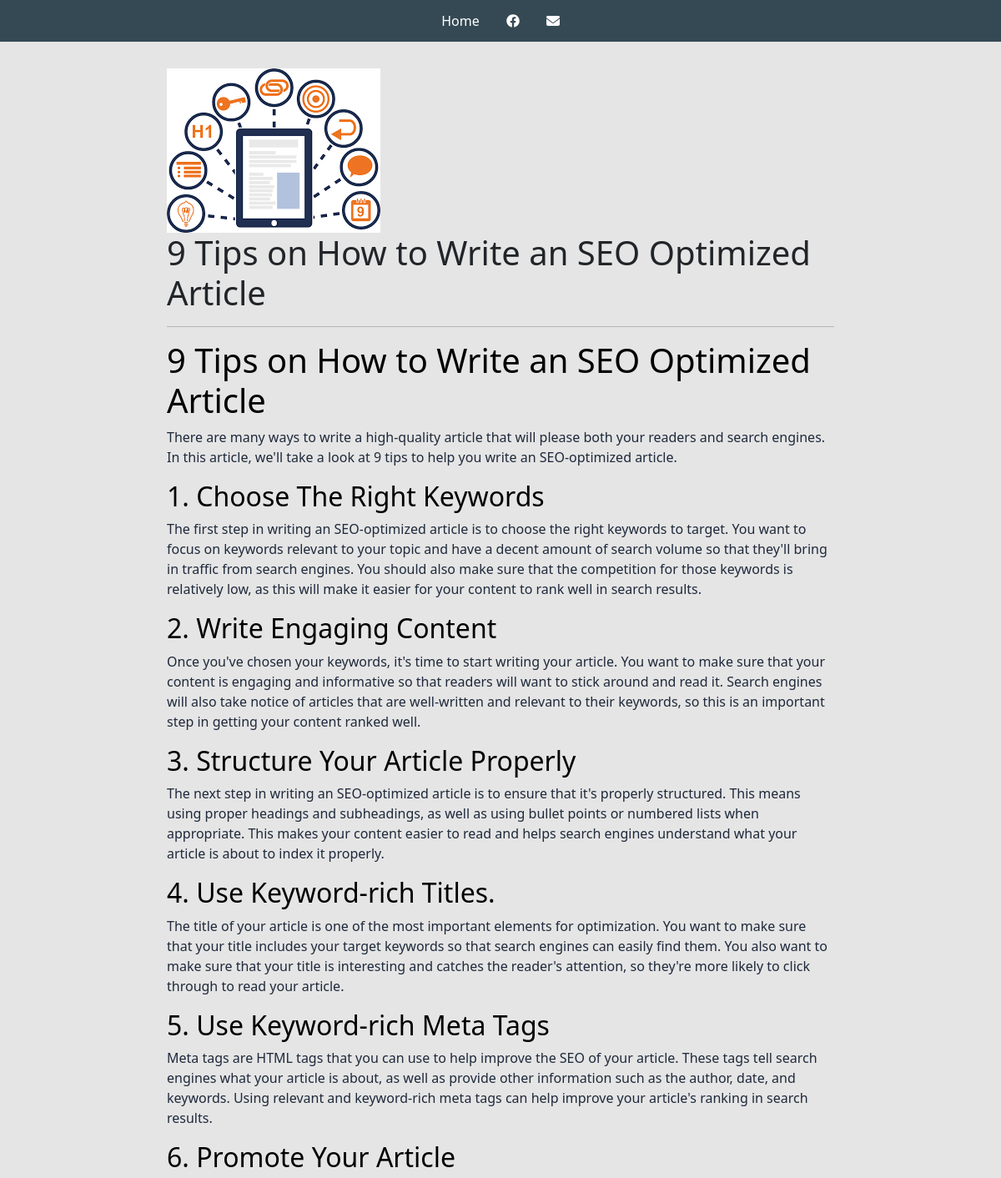
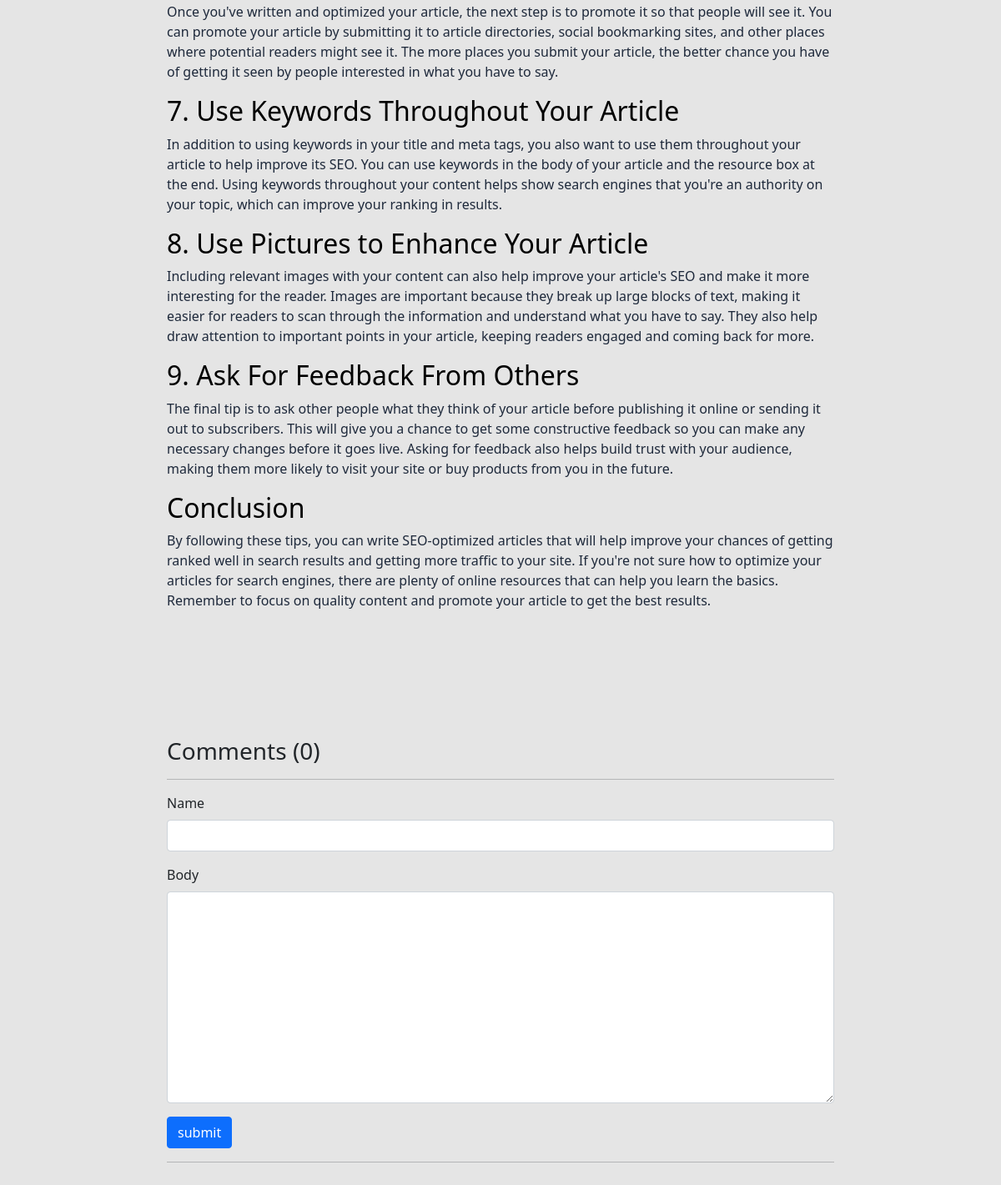
Screenshot of /project/a21f89f8-4ee1-4d94-b202-17369e5e8f9a/ with the database file from the repository (2 pictures, top to bottom).
### base/models.py (models this page shows, shortened)
class Project(models.Model):
    title = models.CharField(max_length=200)
    thumbnail = models.ImageField(null=True, blank=True, default=('static/images/blog_image.webp'))
    body = RichTextUploadingField()
    slug = models.SlugField(null=True, blank=True)
    created = models.DateTimeField(auto_now_add=True)
    id = models.UUIDField(default=uuid.uuid4,  unique=True,
                          primary_key=True, editable=False)

### base/views.py (the view, shortened to what this page needs)
# urls.py: path('project/<str:pk>/', views.projectPage, name="project"),
def projectPage(request, pk):
    project = Project.objects.get(id=pk)
    print(project.thumbnail.url)
    count = project.comment_set.count()
    comments = project.comment_set.all().order_by('-created')
    form = CommentForm()
    context = {'project': project, 'count': count,
               'comments': comments, 'form': form}
    return render(request, 'base/project.html', context)

### base/forms.py
class CommentForm(ModelForm):
    class Meta:
        model = Comment
        fields = '__all__'
        exclude = ['project']
    def __init__(self, *args, **kwargs):
        super(CommentForm, self).__init__(*args, **kwargs)
        self.fields['name'].widget.attrs.update(
            {'class': 'form-control'})
        self.fields['body'].widget.attrs.update(
            {'class': 'form-control', })

### base/templates/base/project.html (shortened to what this page needs)
{% extends 'base/main.html' %}
{% load static %}
{% block content %}
{% include 'base/navbar_two.html' %}
<div class="container">
    <div class="project-container">
        <img class="project--image" src="{{project.thumbnail.url}}">
        <h1>{{project.title}}</h1>
        <hr>
        <p>{{project.body|safe}}</p>
        <div class="comments-container">
            <h3>Comments ({{count}})</h3>
            <hr>
            <form method="post">
                {% for field in form %}
                <div class="mb-3">
                    <label for="exampleInputPassword1" class="form-label">{{field.label}}</label>
                    {{field}}
                </div>
                {% endfor %}
                <input class="btn btn-primary" type="submit" value="submit">
            </form>
            <hr>
        </div>
    </div>
</div>
{% endblock content %}

### static/styles/main.css (style rules this page uses)
body { background-color: #E5E5E5; }
.project--image { max-width: 800px; }

### base/templates/base/project.html (style rules this page uses)
.project-container { max-width: 800px; margin: 0 auto; margin-top: 2em; margin-bottom: 2em; }

### rows the page displays
Project: thumbnail (picture), title "9 Tips on How to Write an SEO Optimized Article", body "9 Tips on How to Write an SEO Optimized Article There are many ways to write a high-quality article that will please both your readers and search engines. In this article, we'll take a look at 9 tips to help you write an SEO-optimized article. 1. Choose The Right Keywords The first step in writing an SEO-optimized article is to choose the right keywords to target. You want to focus on keywords relevant to your topic and have a decent amount of search volume so that they'll bring in traffic from search engines. You should also make sure that the competition for those keywords is relatively low, as this will make it easier for your content to rank well in search results. 2. Write Engaging…"

### other values shown
{{ count }} "0"
{{ field.label }} "Name" "Body"
